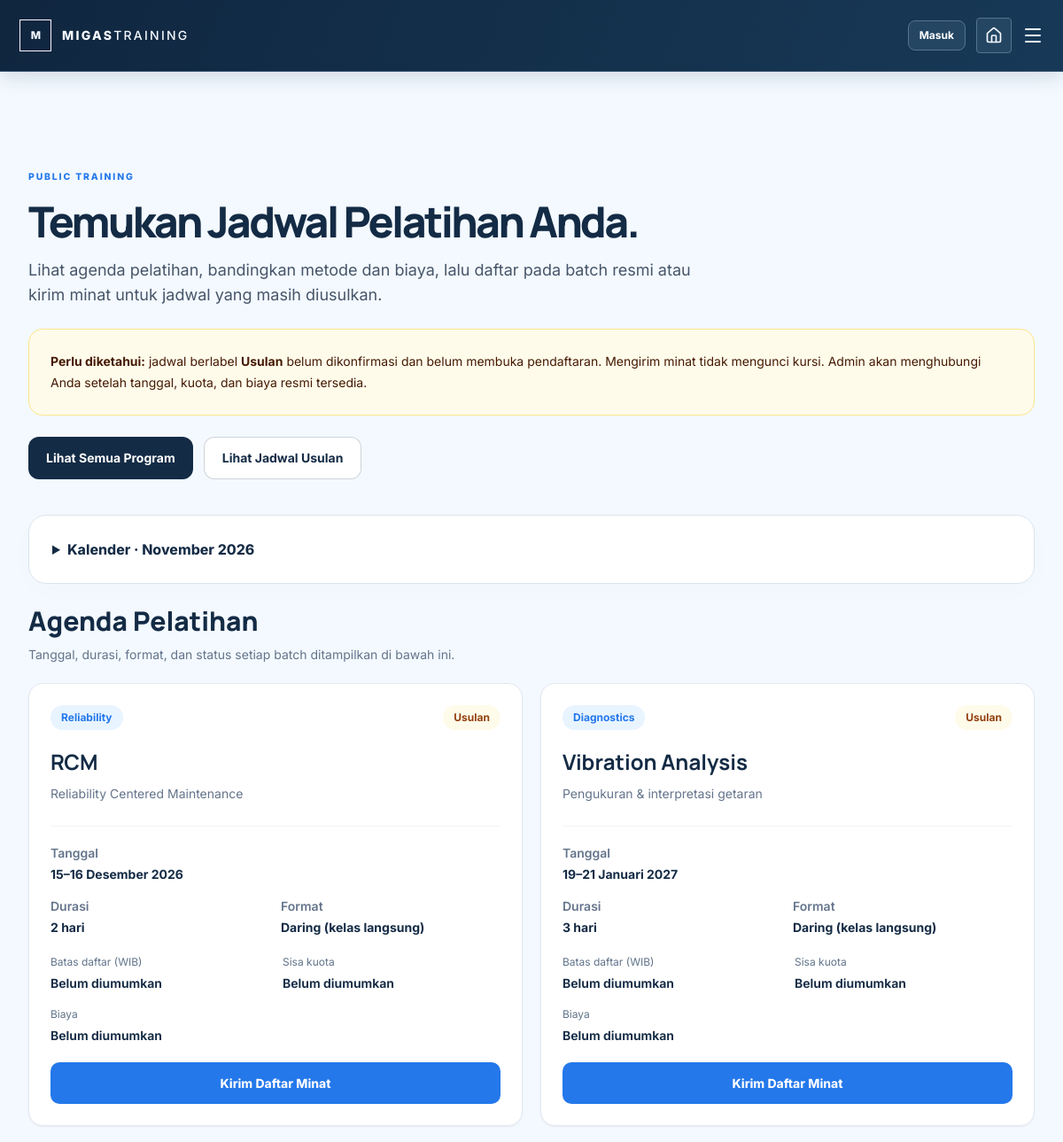
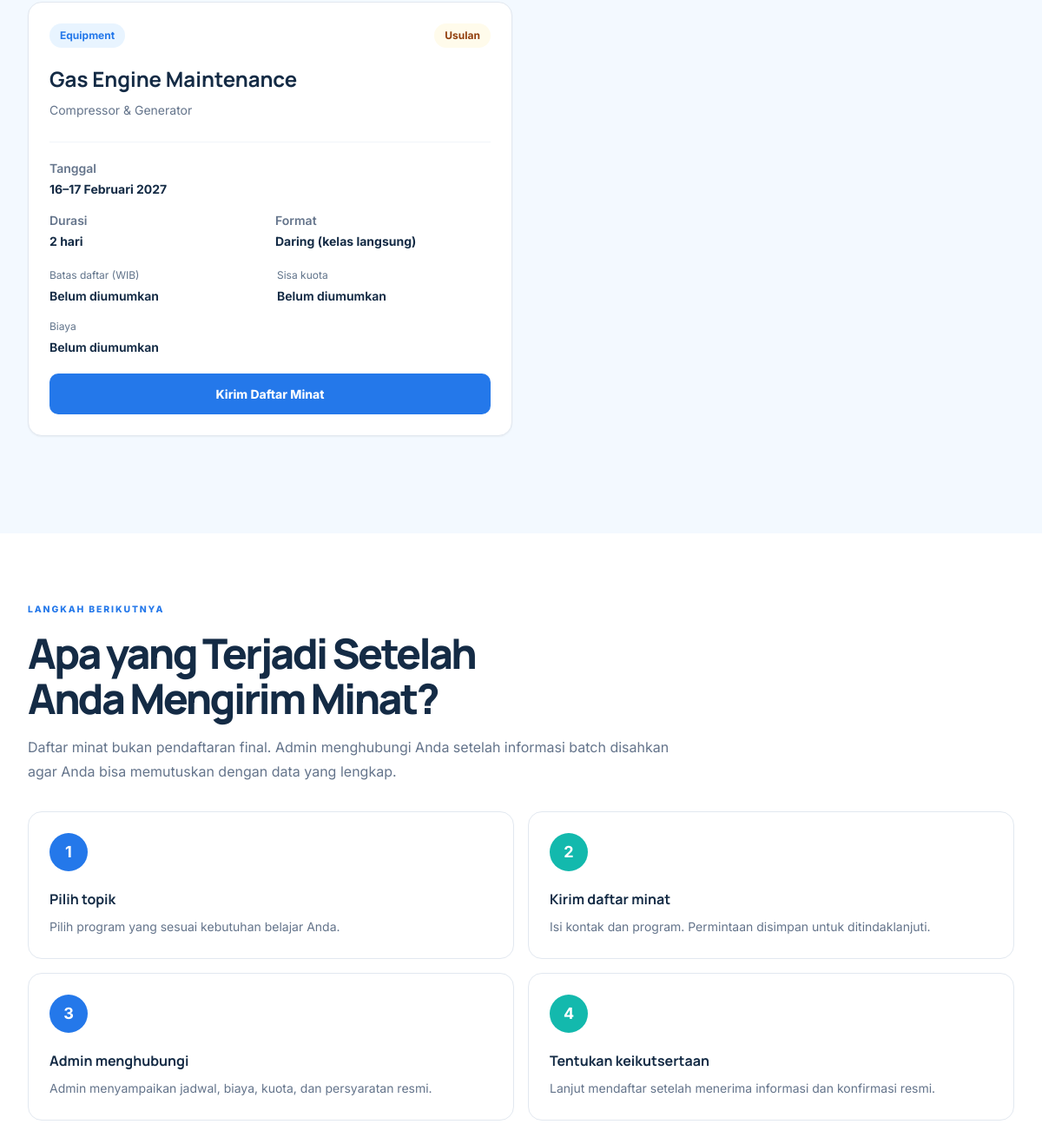
Page /public-training.php on the committed database (2 pictures, top to bottom).
### tables this page shows
CREATE TABLE IF NOT EXISTS training_batches (
  id BIGINT UNSIGNED NOT NULL AUTO_INCREMENT PRIMARY KEY,
  program_slug VARCHAR(100) NOT NULL,
  start_date DATE NOT NULL,
  end_date DATE NOT NULL,
  delivery_format VARCHAR(80) NOT NULL,
  location VARCHAR(180) NULL,
  status ENUM('proposed', 'confirmed', 'closed') NOT NULL DEFAULT 'proposed',
  created_at TIMESTAMP NOT NULL DEFAULT CURRENT_TIMESTAMP,
  updated_at TIMESTAMP NOT NULL DEFAULT CURRENT_TIMESTAMP ON UPDATE CURRENT_TIMESTAMP,
  UNIQUE KEY uniq_training_batch (program_slug, start_date, end_date),
  INDEX idx_training_batches_public (status, start_date),
  CONSTRAINT fk_training_batches_program FOREIGN KEY (program_slug) REFERENCES training_programs (slug) ON UPDATE CASCADE ON DELETE RESTRICT
);

### config/database.php (called while the page is built, shortened)
<?php
function database(): PDO
{
    $host = getenv('DB_HOST') ?: '127.0.0.1';
    $port = getenv('DB_PORT') ?: '3306';
    $name = getenv('DB_NAME') ?: 'migas_training';
    $user = getenv('DB_USER') ?: 'root';
    $password = getenv('DB_PASSWORD') ?: '';
    $dsn = sprintf('mysql:host=%s;port=%s;dbname=%s;charset=utf8mb4', $host, $port, $name);
    $connection = new PDO($dsn, $user, $password, [
        PDO::ATTR_ERRMODE => PDO::ERRMODE_EXCEPTION,
        PDO::ATTR_DEFAULT_FETCH_MODE => PDO::FETCH_ASSOC,
        PDO::ATTR_EMULATE_PREPARES => false,
        PDO::ATTR_TIMEOUT => 5,
    ]);
    $connection->exec("SET time_zone = '+07:00'");
    return $connection;
}

### app/bootstrap.php (called while the page is built, shortened)
<?php
require_once __DIR__ . '/../config/database.php';
function e(mixed $value): string { return htmlspecialchars((string)($value ?? ''), ENT_QUOTES | ENT_SUBSTITUTE, 'UTF-8'); }
function rows(string $sql, array $params = []): array { $q = database()->prepare($sql); $q->execute($params); return $q->fetchAll(); }

### app/catalog.php (called while the page is built, shortened)
<?php
require_once __DIR__.'/bootstrap.php';
function availableBatches(?string $slug=null): array {
    return rows("SELECT b.*,p.title,p.category,p.subtitle,s.capacity,s.price,s.registration_deadline,s.method,
      (SELECT COUNT(*) FROM registrations r WHERE r.batch_id=b.id AND r.status IN ('pending','under_review','approved')) reserved
      FROM training_batches b JOIN training_programs p ON p.slug=b.program_slug AND p.is_active=1 LEFT JOIN batch_settings s ON s.batch_id=b.id
      WHERE b.end_date>=CURRENT_DATE() AND b.status IN ('proposed','confirmed')".($slug?' AND b.program_slug=?':'').' ORDER BY b.start_date',$slug?[$slug]:[]);
}
function batchOpen(array $b): bool { return $b['status']==='confirmed' && !empty($b['capacity']) && $b['price']!==null && !empty($b['registration_deadline']) && strtotime($b['registration_deadline'])>=time() && (int)$b['reserved']<(int)$b['capacity'] && $b['start_date']>=date('Y-m-d'); }

### config/batches.php (called while the page is built, shortened)
<?php
require_once __DIR__ . '/database.php';
function indonesianDateRange(string $startDate, string $endDate): string
{
    $months = [
        1 => 'Januari', 'Februari', 'Maret', 'April', 'Mei', 'Juni',
        'Juli', 'Agustus', 'September', 'Oktober', 'November', 'Desember',
    ];
    $start = new DateTimeImmutable($startDate);
    $end = new DateTimeImmutable($endDate);
    $startMonth = $months[(int) $start->format('n')];
    $endMonth = $months[(int) $end->format('n')];
    if ($start->format('Y-m') === $end->format('Y-m')) {
        return $start->format('j') . '–' . $end->format('j') . ' ' . $startMonth . ' ' . $start->format('Y');
    }
    return $start->format('j') . ' ' . $startMonth . ' – ' . $end->format('j') . ' ' . $endMonth . ' ' . $end->format('Y');
}

### public/public-training.php (the view, shortened to what this page needs)
<?php
require_once __DIR__ . '/../config/batches.php';
require_once __DIR__ . '/../app/catalog.php';
try { $batches = availableBatches(); } catch (Throwable $exception) { $batches = publicTrainingBatches(); }
require __DIR__ . '/../resources/views/components/header.php';
?>
<main class="pt-20">
  <section class="bg-[#f3f9ff] px-4 py-16 sm:px-6 sm:py-20 lg:px-8 lg:py-28">
    <div class="mx-auto max-w-7xl">
      <p class="eyebrow">Public Training</p>
      <h1 class="section-title max-w-4xl">Temukan Jadwal Pelatihan Anda.</h1>
      <p class="mt-4 max-w-3xl text-base leading-7 text-slate-600 sm:text-lg">Lihat agenda pelatihan, bandingkan metode dan biaya, lalu daftar pada batch resmi atau kirim minat untuk jadwal yang masih diusulkan.</p>
      <div class="mt-6 rounded-2xl border border-amber-200 bg-amber-50 p-5 text-sm leading-6 text-amber-950 sm:p-6">
        <strong>Perlu diketahui:</strong> jadwal berlabel <strong>Usulan</strong> belum dikonfirmasi dan belum membuka pendaftaran. Mengirim minat tidak mengunci kursi. Admin akan menghubungi Anda setelah tanggal, kuota, dan biaya resmi tersedia.
      </div>
      <div class="mt-6 flex flex-wrap gap-3"><a href="programs.php" class="inline-flex min-h-12 items-center justify-center rounded-xl bg-navy px-5 py-3 text-sm font-bold text-white transition hover:bg-industrial">Lihat Semua Program</a><a href="#agenda" class="inline-flex min-h-12 items-center justify-center rounded-xl border border-navy/20 bg-white px-5 py-3 text-sm font-bold text-navy transition hover:border-industrial hover:text-industrial">Lihat Jadwal Usulan</a></div>
      <div id="agenda" class="mt-10 scroll-mt-28">
      <?php $calendarEvents = array_map(fn($b) => ['date'=>$b['start_date'],'title'=>$b['title'],'url'=>'program.php?program='.$b['program_slug']],$batches); require __DIR__.'/../resources/views/components/calendar.php'; ?>
      <h2 class="text-2xl font-extrabold sm:text-3xl">Agenda Pelatihan</h2>
      <p class="mt-2 text-sm leading-6 text-slate-500">Tanggal, durasi, format, dan status setiap batch ditampilkan di bawah ini.</p>
      <?php if ($batches !== []): ?>
        <div class="mt-5 grid gap-5 md:grid-cols-2 xl:grid-cols-3">
          <?php foreach ($batches as $batch): ?>
            <?php
              $start = new DateTimeImmutable($batch['start_date']);
              $end = new DateTimeImmutable($batch['end_date']);
              $duration = $start->diff($end)->days + 1;
              $isConfirmed = $batch['status'] === 'confirmed';
            ?>
            <article class="flex min-w-0 flex-col rounded-2xl border border-slate-200 bg-white p-5 shadow-sm sm:p-6">
              <div class="flex flex-wrap items-center justify-between gap-3">
                <span class="rounded-full bg-[#e8f4ff] px-3 py-1.5 text-xs font-bold text-industrial"><?= htmlspecialchars($batch['category'], ENT_QUOTES, 'UTF-8') ?></span>
                <span class="rounded-full px-3 py-1.5 text-xs font-bold <?= $isConfirmed ? 'bg-emerald-50 text-emerald-700' : 'bg-amber-50 text-amber-800' ?>"><?= $isConfirmed ? 'Dikonfirmasi' : 'Usulan' ?></span>
              </div>
              <h2 class="mt-5 break-words text-xl font-bold sm:text-2xl"><?= htmlspecialchars($batch['title'], ENT_QUOTES, 'UTF-8') ?></h2>
              <p class="mt-2 text-sm leading-6 text-slate-500"><?= htmlspecialchars($batch['subtitle'], ENT_QUOTES, 'UTF-8') ?></p>
              <dl class="mt-6 grid gap-4 border-t border-slate-100 pt-5 text-sm">
                <div><dt class="font-semibold text-slate-500">Tanggal</dt><dd class="mt-1 font-bold text-navy"><?= htmlspecialchars(indonesianDateRange($batch['start_date'], $batch['end_date']), ENT_QUOTES, 'UTF-8') ?></dd></div>
                <div class="grid grid-cols-2 gap-3">
                  <div><dt class="font-semibold text-slate-500">Durasi</dt><dd class="mt-1 font-bold text-navy"><?= $duration ?> hari</dd></div>
                  <div><dt class="font-semibold text-slate-500">Format</dt><dd class="mt-1 font-bold text-navy"><?= htmlspecialchars($batch['delivery_format'], ENT_QUOTES, 'UTF-8') ?></dd></div>
                </div>
              </dl>
              <dl class="meta-list"><div><dt>Batas daftar (WIB)</dt><dd><?= e($batch['registration_deadline']??'Belum diumumkan') ?></dd></div><div><dt>Sisa kuota</dt><dd><?= $isConfirmed && isset($batch['capacity']) ? max(0,(int)$batch['capacity']-(int)$batch['reserved']).' peserta' : 'Belum diumumkan' ?></dd></div><div><dt>Biaya</dt><dd><?= e($isConfirmed ? rupiah($batch['price']??null) : 'Belum diumumkan') ?></dd></div></dl>
              <?php if (isset($batch['id']) && batchOpen($batch)): ?><a class="btn" href="enroll.php?batch=<?= (int)$batch['id'] ?>">Daftar pelatihan</a><?php else: ?><a href="contact.php?type=public&amp;program=<?= rawurlencode($batch['program_slug']) ?>" class="btn">Kirim Daftar Minat</a><?php endif; ?>
            </article>
          <?php endforeach; ?>
        </div>
      <?php else: ?>
        <div class="mt-5 rounded-2xl border border-slate-200 bg-white p-6 text-sm leading-6 text-slate-600">Belum ada batch yang ditampilkan. Pilih program dan kirim daftar minat; admin akan menghubungi setelah jadwal tersedia.</div>
      <?php endif; ?>
      </div>
    </div>
  </section>
  <section class="px-4 py-16 sm:px-6 lg:px-8 lg:py-20">
    <div class="mx-auto max-w-7xl">
      <p class="eyebrow">Langkah berikutnya</p>
      <h2 class="section-title max-w-4xl">Apa yang Terjadi Setelah Anda Mengirim Minat?</h2>
      <p class="mt-4 max-w-3xl leading-7 text-slate-500">Daftar minat bukan pendaftaran final. Admin menghubungi Anda setelah informasi batch disahkan agar Anda bisa memutuskan dengan data yang lengkap.</p>
      <?php $steps = [['Pilih topik', 'Pilih program yang sesuai kebutuhan belajar Anda.'], ['Kirim daftar minat', 'Isi kontak dan program. Permintaan disimpan untuk ditindaklanjuti.'], ['Admin menghubungi', 'Admin menyampaikan jadwal, biaya, kuota, dan persyaratan resmi.'], ['Tentukan keikutsertaan', 'Lanjut mendaftar setelah menerima informasi dan konfirmasi resmi.']]; ?>
      <div class="mt-8 grid gap-4 sm:grid-cols-2 xl:grid-cols-4">
        <?php foreach ($steps as $i => $step): ?>
          <article class="rounded-2xl border border-slate-200 bg-white p-5 sm:p-6"><span class="grid h-11 w-11 place-items-center rounded-full <?= $i % 2 ? 'bg-turquoise' : 'bg-industrial' ?> text-lg font-bold text-white"><?= $i + 1 ?></span><h3 class="mt-5 font-bold"><?= htmlspecialchars($step[0], ENT_QUOTES, 'UTF-8') ?></h3><p class="mt-2 text-sm leading-6 text-slate-500"><?= htmlspecialchars($step[1], ENT_QUOTES, 'UTF-8') ?></p></article>
        <?php endforeach; ?>
      </div>
    </div>
  </section>
</main>
<?php require __DIR__ . '/../resources/views/components/footer.php'; ?>

### rows in the picture
training_batches: category "Reliability", shows "Usulan", title "RCM", subtitle "Reliability Centered Maintenance", indonesianDateRange($batch['start_date'], $batch['end_date']) "15–16 Desember 2026", duration "2", delivery_format "Daring (kelas langsung)", registration_deadline "Belum diumumkan", status "Belum diumumkan"
training_batches: category "Diagnostics", shows "Usulan", title "Vibration Analysis", subtitle "Pengukuran & interpretasi getaran", indonesianDateRange($batch['start_date'], $batch['end_date']) "19–21 Januari 2027", duration "3", delivery_format "Daring (kelas langsung)", registration_deadline "Belum diumumkan", status "Belum diumumkan"
training_batches: category "Equipment", shows "Usulan", title "Gas Engine Maintenance", subtitle "Compressor & Generator", indonesianDateRange($batch['start_date'], $batch['end_date']) "16–17 Februari 2027", duration "2", delivery_format "Daring (kelas langsung)", registration_deadline "Belum diumumkan", status "Belum diumumkan"

### other values in the picture
$calendarStart->format('F Y') "November 2026"
$step[0] "Pilih topik"
$step[1] "Pilih program yang sesuai kebutuhan belajar Anda."
$step[0] "Kirim daftar minat"
$step[1] "Isi kontak dan program. Permintaan disimpan untuk ditindaklanjuti."
$step[0] "Admin menghubungi"
$step[1] "Admin menyampaikan jadwal, biaya, kuota, dan persyaratan resmi."
$step[0] "Tentukan keikutsertaan"
$step[1] "Lanjut mendaftar setelah menerima informasi dan konfirmasi resmi."
